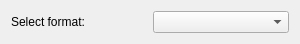
<?xml version="1.0" encoding="UTF-8"?>
<ui version="4.0">
 <class>KPlato::ReportExportPanel</class>
 <widget class="QWidget" name="KPlato::ReportExportPanel">
  <property name="geometry">
   <rect>
    <x>0</x>
    <y>0</y>
    <width>300</width>
    <height>32</height>
   </rect>
  </property>
  <property name="windowTitle">
   <string/>
  </property>
  <layout class="QHBoxLayout" name="horizontalLayout">
   <item>
    <widget class="QLabel" name="label">
     <property name="text">
      <string>Select format:</string>
     </property>
    </widget>
   </item>
   <item>
    <widget class="KComboBox" name="ui_format"/>
   </item>
  </layout>
 </widget>
 <customwidgets>
  <customwidget>
   <class>KComboBox</class>
   <extends>QComboBox</extends>
   <header>kcombobox.h</header>
  </customwidget>
 </customwidgets>
 <resources/>
 <connections/>
</ui>
